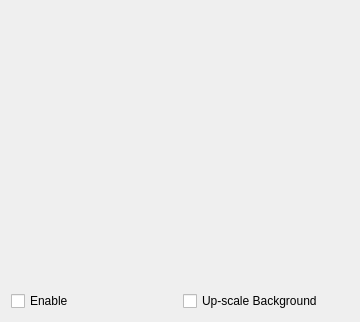
                    <widget class="QWidget" name="page_8">
                     <property name="geometry">
                      <rect>
                       <x>0</x>
                       <y>0</y>
                       <width>360</width>
                       <height>322</height>
                      </rect>
                     </property>
                     <attribute name="label">
                      <string>Vector_Quantized Face Restoration</string>
                     </attribute>
                     <layout class="QVBoxLayout" name="verticalLayout_40">
                      <item>
                       <widget class="QLabel" name="vqfr_pixmap">
                        <property name="sizePolicy">
                         <sizepolicy hsizetype="Preferred" vsizetype="Preferred">
                          <horstretch>0</horstretch>
                          <verstretch>0</verstretch>
                         </sizepolicy>
                        </property>
                        <property name="text">
                         <string/>
                        </property>
                        <property name="scaledContents">
                         <bool>true</bool>
                        </property>
                        <property name="openExternalLinks">
                         <bool>true</bool>
                        </property>
                       </widget>
                      </item>
                      <item>
                       <layout class="QHBoxLayout" name="horizontalLayout_14">
                        <item>
                         <widget class="QCheckBox" name="vqfr_checkbox">
                          <property name="text">
                           <string>Enable</string>
                          </property>
                         </widget>
                        </item>
                        <item>
                         <widget class="QCheckBox" name="vqfr_2x_bg_upscale_checkbox">
                          <property name="text">
                           <string>Up-scale Background</string>
                          </property>
                         </widget>
                        </item>
                       </layout>
                      </item>
                     </layout>
                    </widget>
